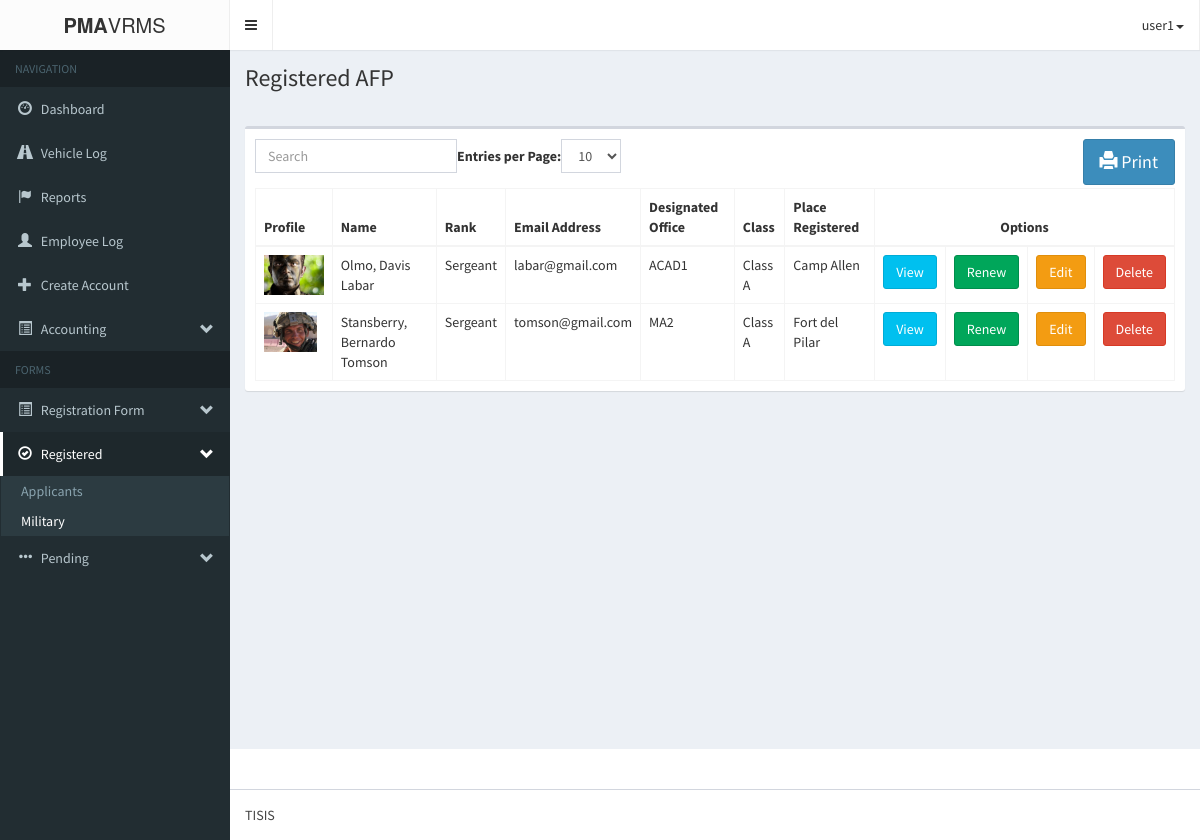
The app's page /pma-vrmsAdmin/registeredAFP.php (signed in), older data.
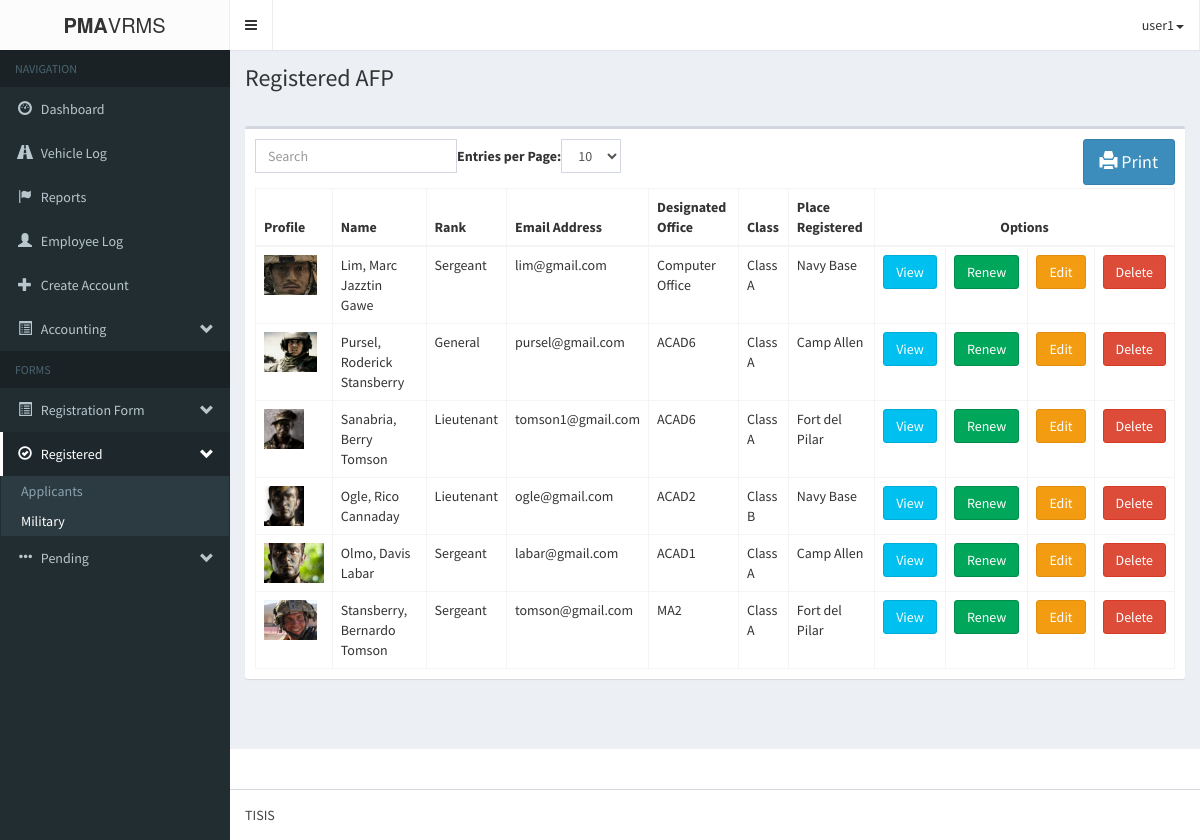
The same page, newer data.
### tables this page shows
CREATE TABLE IF NOT EXISTS `form2_militarypd` (
  `m_militaryId` int(11) NOT NULL AUTO_INCREMENT,
  `m_profile` varchar(255) NOT NULL,
  `m_lastname` varchar(60) NOT NULL,
  `m_firstname` varchar(60) NOT NULL,
  `m_middlename` varchar(60) NOT NULL,
  `m_rank` varchar(60) NOT NULL,
  `m_brSvc` varchar(60) NOT NULL,
  `m_afpsn` varchar(60) NOT NULL,
  `m_residenceAddress` varchar(60) NOT NULL,
  `m_residenceTelNo` varchar(60) NOT NULL,
  `m_emailAddress` varchar(60) NOT NULL,
  `m_mobileNo` varchar(60) NOT NULL,
  `m_designatedOffice` varchar(60) NOT NULL,
  `m_officeTelNo` varchar(60) NOT NULL,
  `m_officeAddress` varchar(60) NOT NULL,
  `m_retirementDate` varchar(60) NOT NULL,
  `m_class` varchar(10) NOT NULL,
  `m_submitted_requirements` varchar(255) NOT NULL,
  `m_status` varchar(255) NOT NULL,
  `m_dateRegistered` datetime NOT NULL,
  `m_placeRegistered` varchar(65) NOT NULL,
  `m_vehicle_id` int(11) NOT NULL,
  `m_renew_status` int(11) NOT NULL,
  PRIMARY KEY (`m_militaryId`)
);

### pma-vrmsAdmin/logic/registered_military_logic.php (called while the page is built, shortened)
<?php
	require_once('db/database.php');
	$database = new Database();
	$query = "SELECT form2_militarypd.*, vehicle_information.* FROM form2_militarypd JOIN vehicle_information ON form2_militarypd.m_vehicle_id=vehicle_information.vehicleId WHERE form2_militarypd.m_status='registered' AND form2_militarypd.m_renew_status = '1' ORDER BY m_dateRegistered DESC";
	$database->execute($query);
	$militarys = array();
?>

### pma-vrmsAdmin/db/database.php (called while the page is built, shortened)
<?php
	class Database{
		private $database;
		private function connect(){
			$host			= 'localhost';
			$username		= 'root';
			$password		= '';
			$database_name	= 'pma-vrms';
			$port			= 3306;
			$this->database = mysqli_connect($host, $username, $password, $database_name, $port);
		}
		public function execute($query){
			$this->result = mysqli_query($this->database, $query) OR die(mysqli_error($this->database));
		}
	}
?>

### pma-vrmsAdmin/registeredAFP.php (the view, shortened to what the changed rows need)
<!DOCTYPE html>
<html>
<head>
	<link rel="stylesheet" href="bootstrap/css/bootstrap.min.css">
    <link rel="stylesheet" href="fonts/font-awesome.min.css">
    <link rel="stylesheet" href="css/style-main.min.css">
    <link rel="stylesheet" href="css/skin.min.css">
    <link rel="stylesheet" type="text/css" href="css/print.css">
</head>
    <?php include('logic/registered_military_logic.php'); ?>
    <body class="hold-transition skin-black sidebar-mini">
    <div class="wrapper">
      <div class="content-wrapper">
        <section class="content-header">
          <h1>
            Registered AFP
          </h1>
        </section>
        <section class="content">
        <div class="'container">
			<div class="row">
				<div class="col-md-12">
                    <div class="box">
                        <div class="box-body">
                            <table class="table table-bordered table-hover" id="bootstrap-table">
                                <thead>
                                    <th>Profile</th>
                                    <th>Name</th>
                                    <th>Rank</th>
                                    <th>Email Address</th>
                                    <th>Designated Office</th>
                                    <th>Class</th>
                                    <th>Place Registered</th>
                                    <th colspan=4 style="text-align:center" class="column-options">Options</th>
                                </thead>
                                <tbody>
                                    <?php
                                        foreach ($militarys as $key => $military) {
                                            echo <<<DATA
                                                <tr id='military_$key'>
                                                    <td><img style="width="40" height="40"" src='img/profile/military/$military[m_profile]' height='100px;'></td>
                                                    <td>$military[name]</td>
                                                    <td>$military[m_rank]</td>
                                                    <td style='display:none'>$military[m_brSvc]</td>
                                                    <td style='display:none'>$military[m_afpsn]</td>
                                                    <td style='display:none'>$military[m_residenceAddress]</td>
                                                    <td style='display:none'>$military[m_residenceTelNo]</td>
                                                    <td>$military[m_emailAddress]</td>
                                                    <td style='display:none'>$military[m_mobileNo]</td>
                                                    <td>$military[m_designatedOffice]</td>
                                                    <td style='display:none'>$military[m_officeTelNo]</td>
                                                    <td style='display:none'>$military[m_officeAddress]</td>
                                                    <td style='display:none'>$military[m_retirementDate]</td>
                                                    <td>$military[m_class]</td>
                                                    <td style='display:none'>$military[m_dateRegistered]</td>
                                                    <td>$military[m_placeRegistered]</td>
                                                    <td style='display:none'>$military[wheels]</td>
                                                    <td style='display:none'>$military[vehicleMake]</td>
                                                    <td style='display:none'>$military[plateNo]</td>
                                                    <td style='display:none'>$military[yearModel]</td>
                                                    <td style='display:none'>$military[color]</td>
                                                    <td style='display:none'>$military[motorNo]</td>
                                                    <td style='display:none'>$military[chassisNo]</td>
                                                    <td style='display:none'>$military[stickerNo]</td>
                                                    <td class="column-options"><button class="btn btn-info" data-toggle='modal' data-target='#view_form2' onclick="view_form2($key, 'img/profile/military/$military[m_profile]')">View</button></td>
                                                    <td class="column-options"><button class="btn btn-success" data-toggle='modal' data-target='#renew_military' onclick='renew_military($military[m_militaryId])'>Renew</button></td>
                                                    <td class="column-options"><button class="btn btn-warning" data-toggle='modal' data-target='#edit_form2' onclick="edit_form2($key, 'img/profile/military/$military[m_profile]')">Edit</button></td>
                                                    <td class="column-options"><button class="btn btn-danger" data-toggle='modal' data-target='#delete_form2' onclick="delete_form2($key, 'img/profile/military/$military[m_profile]')">Delete</button></td>
                                                </tr>
DATA;
                                        }
                                    ?>
                                </tbody>
                            </table>
                        </div>
                    </div>
                </div>
			</div>
		</div>
		<?php
			require_once('modals/view_form2.php');
			require_once('modals/edit_form2.php');
		?>
        <br/><br/>
</body>
</html>

Row changes from the older to the newer data that the page shows:
now on this page (row edited): form2_militarypd: m_profile (picture), military "Lim, Marc Jazztin Gawe", m_rank "Sergeant", m_emailAddress "lim@gmail.com", m_designatedOffice "Computer Office", m_class "Class A", m_placeRegistered "Navy Base"
now on this page (row edited): form2_militarypd: m_profile (picture), military "Pursel, Roderick Stansberry", m_rank "General", m_emailAddress "pursel@gmail.com", m_designatedOffice "ACAD6", m_class "Class A", m_placeRegistered "Camp Allen"
now on this page (row edited): form2_militarypd: m_profile (picture), military "Sanabria, Berry Tomson", m_rank "Lieutenant", m_emailAddress "tomson1@gmail.com", m_designatedOffice "ACAD6", m_class "Class A", m_placeRegistered "Fort del Pilar"
now on this page (row edited): form2_militarypd: m_profile (picture), military "Ogle, Rico Cannaday", m_rank "Lieutenant", m_emailAddress "ogle@gmail.com", m_designatedOffice "ACAD2", m_class "Class B", m_placeRegistered "Navy Base"
